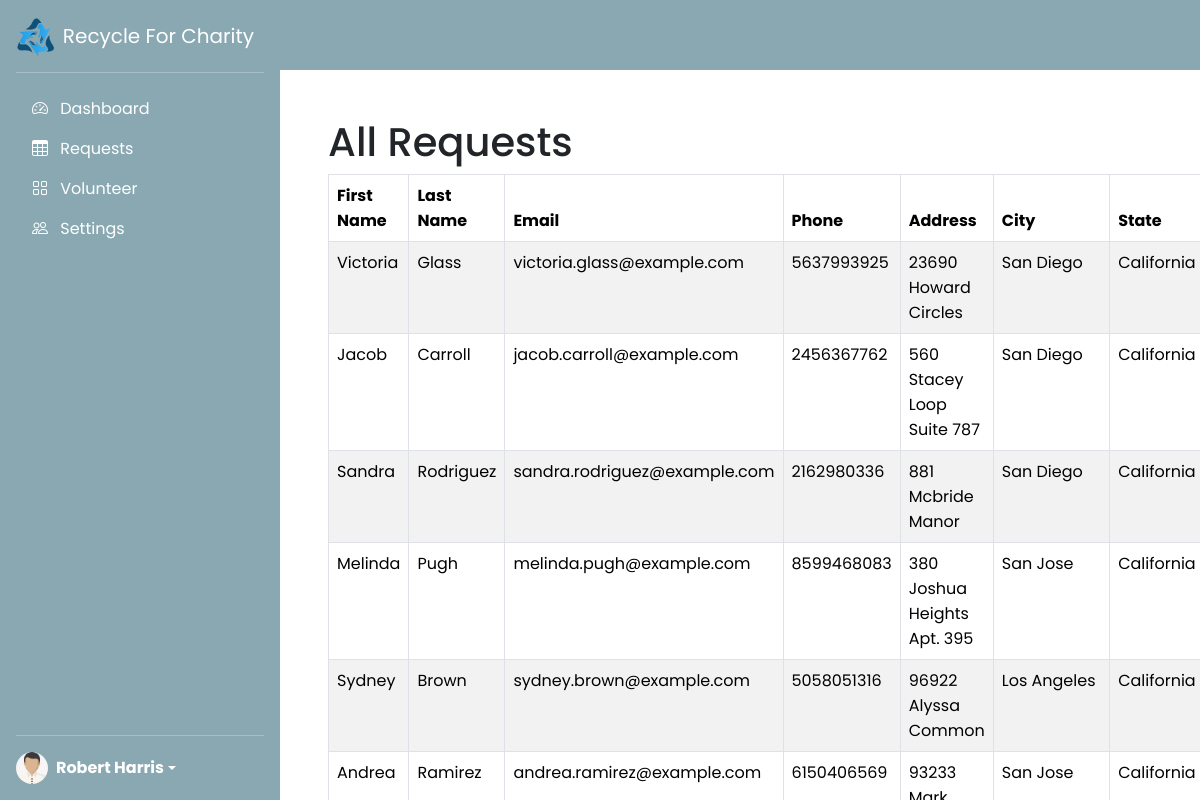
Page /portal/requests?page=2 (signed in) on the committed database.
### homepage/models.py (models this page shows, shortened)
class Request(models.Model):
  first_name = models.CharField(max_length=256)
  last_name = models.CharField(max_length=256)
  email = models.CharField(max_length=256)
  phone = models.CharField(max_length=20)
  address = models.CharField(max_length=256)
  city = models.CharField(max_length=64)
  state = models.CharField(max_length=64)
  country = models.CharField(max_length=64)
  postal_code = models.CharField(max_length=64)
  status = models.CharField(max_length=32)
  date_created = models.DateTimeField(auto_now_add=False)
  date_completed = models.DateTimeField(null=True, blank=True)
  token = models.CharField(max_length=512)
  claimed_by = models.ForeignKey(AuthUser, null=True, blank=True, on_delete=models.SET_NULL, related_name="claimed_requests")

### portal/views/views.py (the view, shortened to what this page needs)
# urls.py: path("requests", RequsetsView.as_view(), name="requests"),
class RequsetsView(LoginRequiredMixin, View):
    login_url = 'portal:portal_login'
    def get(self, request):
        if request.user.is_staff:
            request_list = Request.objects.all().order_by('id')
        else:
            request_list = Request.objects.all().filter(
                claimed_by=request.user.id).order_by('id')
        paginator = Paginator(request_list, 7)
        page_number = request.GET.get('page')
        requests = paginator.get_page(page_number)
        return render(request, 'portal/requests.html', {
            'requests': requests
        })

### portal/templates/portal/requests.html (shortened to what this page needs)
{% extends "base.html" %}
{% block content %}
<div class="d-flex" style="display: flex;
  flex-wrap: nowrap;
  height: 100vh;
  height: -webkit-fill-available;
  max-height: 100vh;
  overflow-x: auto;
  overflow-y: hidden;">
    {% include "portal/includes/side-nav.html" %}
  <div style="width: 100%;">
    {% include "portal/includes/header.html" %}
    <div class="container-fluid p-5">
      <h1>All Requests</h1>
      <div class="table-responsive" style="max-height: 800px; overflow-y: auto; overflow-x: auto;">
        <table class="table table-striped table-hover table-bordered">
          <thead class="table">
            <tr>
              <th>First Name</th>
              <th>Last Name</th>
              <th>Email</th>
              <th>Phone</th>
              <th>Address</th>
              <th>City</th>
              <th>State</th>
            </tr>
          </thead>
          <tbody>
            {% for req in requests %}
              <tr>
                <td>{{ req.first_name }}</td>
                <td>{{ req.last_name }}</td>
                <td>{{ req.email }}</td>
                <td>{{ req.phone }}</td>
                <td>{{ req.address }}</td>
                <td>{{ req.city }}</td>
                <td>{{ req.state }}</td>
              </tr>
            {% endfor %}
          </tbody>
        </table>
      </div>
    </div>
  </div>
</div>
{% endblock content %}

### templates/base.html (shortened to what this page needs)
{% load bootstrap5 %}
{% bootstrap_css %}
{% load static %}
<!DOCTYPE html>
<html lang="en">
  <head>
    <link rel="stylesheet" href="{% static 'css/style.css' %}">
    <link rel="stylesheet" href="https://cdn.jsdelivr.net/npm/bootstrap-icons@1.10.5/font/bootstrap-icons.css" />
  </head>
  <body>
    {% block content %}{% endblock content %}
  </body>
</html>

### portal/templates/portal/includes/side-nav.html (shortened to what this page needs)
{% load static %}
<div class="d-flex flex-column flex-shrink-0 p-3 text-white side-nav" style="width: 280px; height: 100%">
<link rel="stylesheet" href="{% static 'portal/css/side-nav.css' %}" />
<a href="/" class="d-flex align-items-center mb-3 mb-md-0 me-md-auto text-white text-decoration-none">
      <img src="{% static "images/logo.png" %}" alt="Logo" height="40" class="d-inline-block">
    <span class="fs-5 ms-2">Recycle For Charity</span>
  </a>
  <hr>
  <ul class="nav nav-pills flex-column mb-auto">
    {% if request.user.is_staff %}
    <li>
      <a href="{% url "portal:dashboard" %}" class="nav-link text-white">
        <i class="bi-speedometer2 me-2"></i>
        Dashboard
      </a>
    </li>
    {% endif %}
    <li>
      <a href="{% url "portal:requests" %}" class="nav-link text-white">
        <i class="bi-table me-2"></i>
        Requests
      </a>
    </li>
    <li>
      <a href="{% url "portal:volunteers" %}" class="nav-link text-white">
        <i class="bi-grid me-2"></i>
        Volunteer
      </a>
    </li>
    <li>
      <a href="{% url "portal:settings" %}" class="nav-link text-white">
        <i class="bi-people me-2"></i>
        Settings
      </a>
    </li>
  </ul>
  <hr>
  <div class="dropdown">
    <a href="#" class="d-flex align-items-center text-white text-decoration-none dropdown-toggle" id="dropdownUser1" data-bs-toggle="dropdown" aria-expanded="false">
      <img src="{% static "images/user_thumbnail.png" %}" alt="" width="32" height="32" class="rounded-circle me-2">
      <strong>{{user.first_name}} {{user.last_name}}</strong>
    </a>
  </div>
</div>

### portal/templates/portal/includes/header.html (shortened to what this page needs)
{% load static %}
<link rel="stylesheet" href="{% static 'portal/css/header.css' %}" />
<nav class="navbar navbar-expand-sm">
  <div class="container-fluid py-2">
    <div class="collapse navbar-collapse">
    </div>
  </div>
</nav>

### static/css/style.css (style rules this page uses)
body { font-family: "Poppins", sans-serif; }

### portal/static/portal/css/side-nav.css (style rules this page uses)
.side-nav { background-color: #89A8B2; }

### portal/static/portal/css/header.css (style rules this page uses)
.navbar { background-color: #89A8B2; }

### rows in the picture
Request: first_name "Victoria", last_name "Glass", email "victoria.glass@example.com", phone "5637993925", address "23690 Howard Circles", city "San Diego", state "California"
Request: first_name "Jacob", last_name "Carroll", email "jacob.carroll@example.com", phone "2456367762", address "560 Stacey Loop Suite 787", city "San Diego", state "California"
Request: first_name "Sandra", last_name "Rodriguez", email "sandra.rodriguez@example.com", phone "2162980336", address "881 Mcbride Manor", city "San Diego", state "California"
Request: first_name "Melinda", last_name "Pugh", email "melinda.pugh@example.com", phone "8599468083", address "380 Joshua Heights Apt. 395", city "San Jose", state "California"
Request: first_name "Sydney", last_name "Brown", email "sydney.brown@example.com", phone "5058051316", address "96922 Alyssa Common", city "Los Angeles", state "California"
Request: first_name "Andrea", last_name "Ramirez", email "andrea.ramirez@example.com", phone "6150406569", address "93233…", city "San Jose", state "California"

### other values in the picture
{{ user.first_name }} "Robert"
{{ user.last_name }} "Harris"
